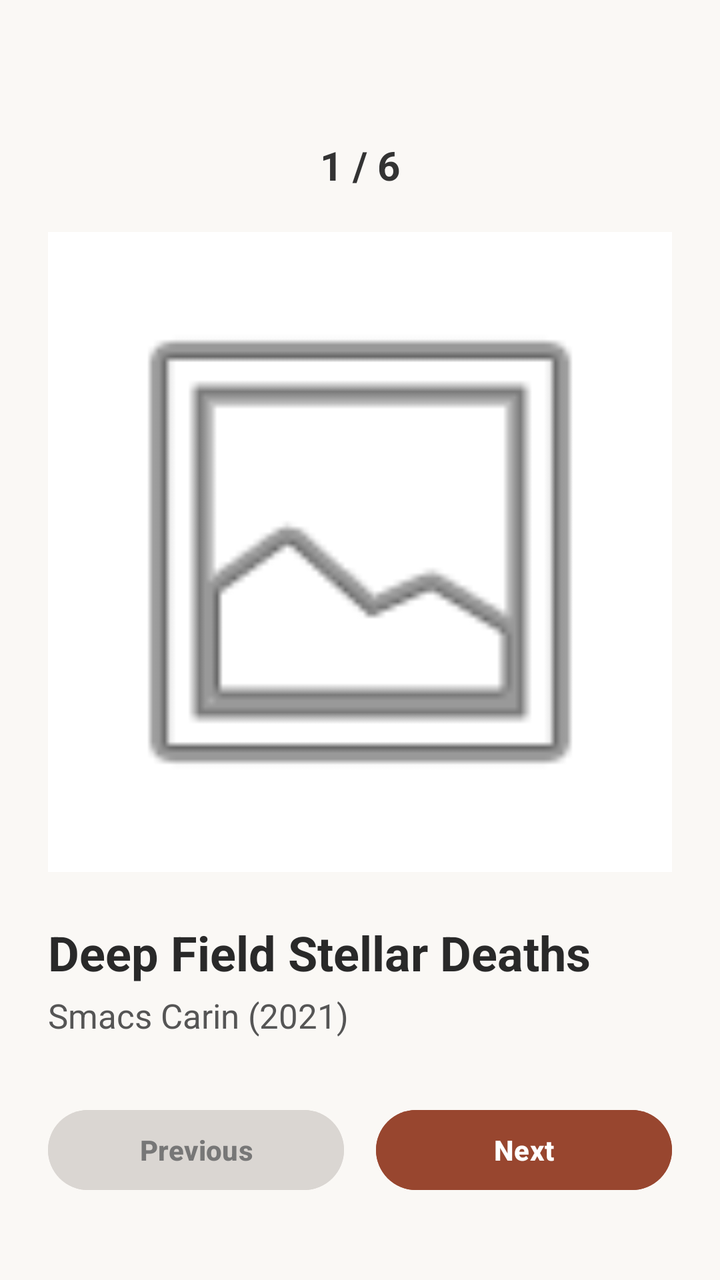
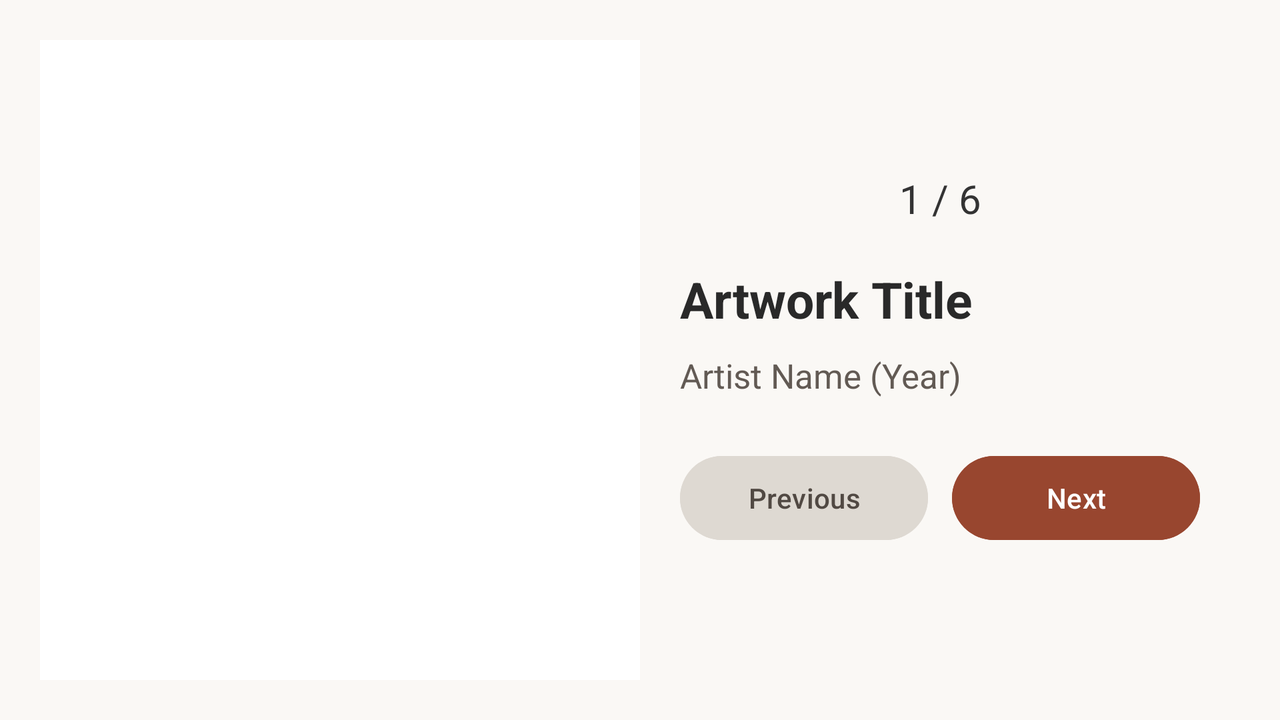

An Android layout and its configuration variant, each rendered on a device that would load it. The default file and the variant file are quoted in full after the pictures.
<!-- AndroidManifest.xml: application theme Theme.Ali_1320231521_ArtSpace -->
<!-- res/layout/activity_main.xml -->
<?xml version="1.0" encoding="utf-8"?>
<LinearLayout
    xmlns:android="http://schemas.android.com/apk/res/android"
    android:layout_width="match_parent"
    android:layout_height="match_parent"
    android:orientation="vertical"
    android:padding="24dp"
    android:background="#FAF8F5">

    <TextView
        android:id="@+id/image_counter"
        android:layout_width="match_parent"
        android:layout_height="wrap_content"
        android:layout_marginTop="45dp"
        android:layout_marginBottom="20dp"
        android:gravity="center"
        android:text="1 / 6"
        android:textColor="#333333"
        android:textSize="20sp"
        android:textStyle="bold" />

    <ImageView
        android:id="@+id/image"
        android:layout_width="match_parent"
        android:layout_height="320dp"
        android:padding="16dp"
        android:background="#FFFFFF"
        android:scaleType="fitCenter"
        android:src="@android:drawable/ic_menu_gallery"
        android:contentDescription="Artwork Image"
        android:clickable="true"
        android:focusable="true" />

    <TextView
        android:id="@+id/titel_image"
        android:layout_width="match_parent"
        android:layout_height="wrap_content"
        android:layout_marginTop="24dp"
        android:text="Deep Field Stellar Deaths"
        android:textColor="#292929"
        android:textSize="24sp"
        android:textStyle="bold" />

    <TextView
        android:id="@+id/image_art"
        android:layout_width="match_parent"
        android:layout_height="wrap_content"
        android:text="Smacs Carin (2021)"
        android:textSize="17sp"
        android:textColor="#555555"
        android:layout_marginTop="4dp" />

    <LinearLayout
        android:layout_width="match_parent"
        android:layout_height="wrap_content"
        android:orientation="horizontal"
        android:layout_marginTop="32dp">

        <Button
            android:id="@+id/btnPrevious"
            android:layout_width="0dp"
            android:layout_height="48dp"
            android:layout_marginEnd="8dp"
            android:layout_weight="1"
            android:backgroundTint="#DAD6D2"
            android:enabled="false"
            android:text="Previous"
            android:textAllCaps="false"
            android:textColor="#777777"
            android:textStyle="bold" />

        <Button
            android:id="@+id/btnNext"
            android:layout_width="0dp"
            android:layout_height="48dp"
            android:layout_marginStart="8dp"
            android:layout_weight="1"
            android:backgroundTint="#98462F"
            android:text="Next"
            android:textAllCaps="false"
            android:textColor="#FFFFFF"
            android:textStyle="bold" />

    </LinearLayout>

</LinearLayout>
<!-- resources referenced by this layout -->
<resources>
  <style name="Theme.Ali_1320231521_ArtSpace" parent="Base.Theme.Ali_1320231521_ArtSpace" />
  <style name="Base.Theme.Ali_1320231521_ArtSpace" parent="Theme.Material3.DayNight.NoActionBar">
          
          
      </style>
</resources>
<!-- res/layout-land/activity_main.xml (the repository's variant of the layout above) -->
<!-- drawn on the phone turned sideways -->
<?xml version="1.0" encoding="utf-8"?>
<LinearLayout
    xmlns:android="http://schemas.android.com/apk/res/android"
    android:layout_width="match_parent"
    android:layout_height="match_parent"
    android:orientation="horizontal"
    android:padding="20dp"
    android:background="#FAF8F5">

    <ImageView
        android:id="@+id/image"
        android:layout_width="0dp"
        android:layout_height="match_parent"
        android:layout_weight="1"
        android:padding="15dp"
        android:background="#FFFFFF"
        android:scaleType="fitCenter"
        android:contentDescription="Artwork Image"/>

    <LinearLayout
        android:layout_width="0dp"
        android:layout_height="match_parent"
        android:layout_weight="1"
        android:orientation="vertical"
        android:gravity="center_vertical"
        android:padding="20dp">

        <TextView
            android:id="@+id/image_counter"
            android:layout_width="match_parent"
            android:layout_height="wrap_content"
            android:text="1 / 6"
            android:textSize="20sp"
            android:gravity="center"
            android:layout_marginBottom="20dp"
            android:textColor="#333333"/>

        <TextView
            android:id="@+id/titel_image"
            android:layout_width="match_parent"
            android:layout_height="wrap_content"
            android:text="Artwork Title"
            android:textSize="25sp"
            android:textStyle="bold"
            android:textColor="#292929"
            android:layout_marginBottom="10dp"/>

        <TextView
            android:id="@+id/image_art"
            android:layout_width="match_parent"
            android:layout_height="wrap_content"
            android:text="Artist Name (Year)"
            android:textSize="17sp"
            android:textColor="#625A54"
            android:layout_marginBottom="25dp"/>

        <LinearLayout
            android:layout_width="match_parent"
            android:layout_height="wrap_content"
            android:orientation="horizontal">

            <Button
                android:id="@+id/btnPrevious"
                android:layout_width="0dp"
                android:layout_height="50dp"
                android:layout_weight="1"
                android:text="Previous"
                android:textAllCaps="false"
                android:backgroundTint="#DED9D2"
                android:textColor="#514943"
                android:layout_marginEnd="6dp"/>

            <Button
                android:id="@+id/btnNext"
                android:layout_width="0dp"
                android:layout_height="50dp"
                android:layout_weight="1"
                android:text="Next"
                android:textAllCaps="false"
                android:backgroundTint="#98462F"
                android:textColor="#FFFFFF"
                android:layout_marginStart="6dp"/>

        </LinearLayout>

    </LinearLayout>

</LinearLayout>
